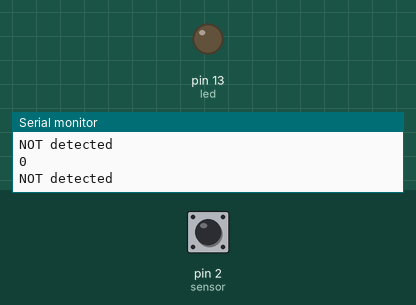
Recording of a sketch running on a simulated Arduino Uno, built with avr-gcc and run on an emulated ATmega328P. On the bench: output pins drawn as LEDs (lit = HIGH), the last lines printed to the serial monitor. Dashed ring = blinking. The inputs (shaded band) are chosen by the test bench; at power-on: pin 2 (sensor) LOW.

Above: at 1.2 s.
1.3 s: pin 2 (sensor) driven HIGH
At 1.9 s:
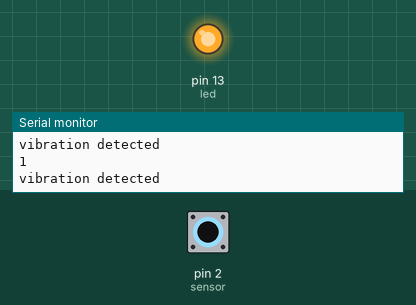
2.8 s: pin 2 (sensor) driven LOW
At 4.3 s:
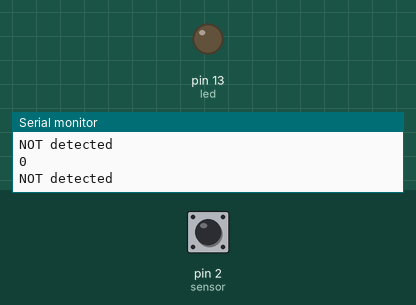
5.8 s: pin 2 (sensor) pulsed HIGH 5 times (0.12 s each, 0.3 s apart)
At 6.47 s:
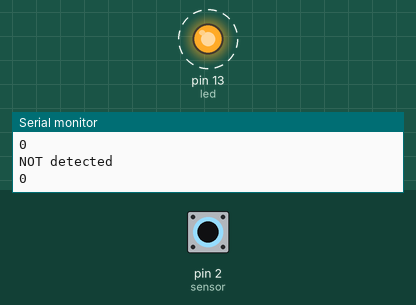
10.3 s: pin 2 (sensor) pulsed HIGH 5 times (0.12 s each, 0.3 s apart)
At 12.2 s:
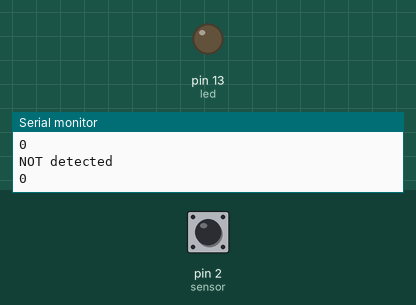
Timing chart, 0 to 13.7 s (numbered marks = the images above; inputs shaded):
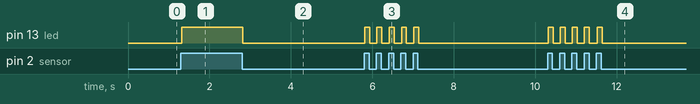

Measured:
- after the input at 1.3 s, pin 13 (led): LOW → HIGH at once
- after the input at 2.8 s, pin 13 (led): HIGH → LOW at once
- after the input at 5.8 s, pin 13 (led): alternates HIGH for 0.12 s and LOW for 0.18 s, 10 changes in all, then stays LOW, starting at once
- after the input at 10.3 s, pin 13 (led): alternates HIGH for 0.12 s and LOW for 0.18 s, 10 changes in all, then stays LOW, starting at once

The sketch:

vibration_sensor.ino
```cpp
int led=13;
int sensor=2;

void setup() {
  // put your setup code here, to run once:
pinMode(led,OUTPUT);
pinMode(sensor,INPUT);
Serial.begin(9600);
}

void loop() {
  // put your main code here, to run repeatedly:
int vib=digitalRead(sensor);
Serial.println(vib);

if(vib==1)
{
digitalWrite(led,HIGH);
Serial.println("vibration detected");

}
else{
digitalWrite(led,LOW);
Serial.println("NOT detected");
}


}
```
